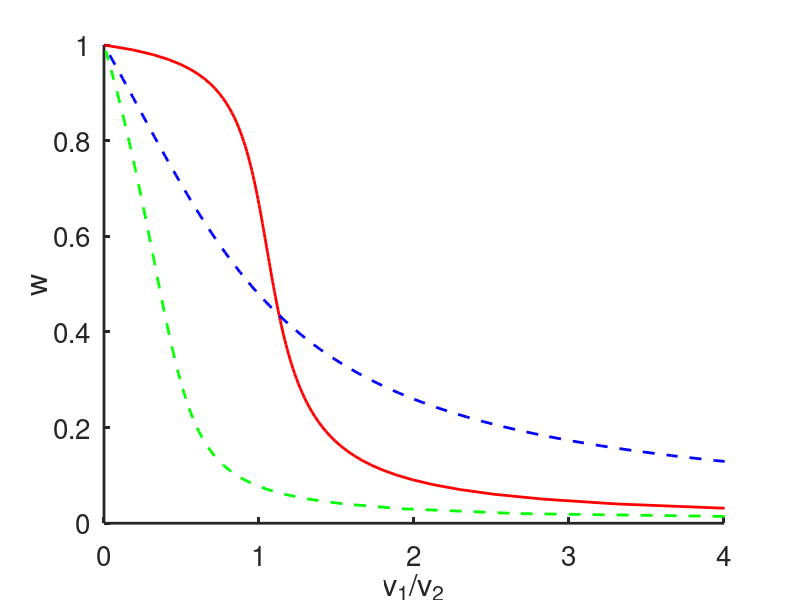

Recreate this plot in MATLAB.
%-------------------------------------------------------------------

% Matlab code for plotting Goldbeter-Koshland functions.

% For Chapter 1, Fig. 1.6 of
% Keener and Sneyd, Mathematical Physiology, 3rd Edition, Springer.

% Written by James Keener and James Sneyd

%-------------------------------------------------------------------

close all
clear all
clc

set(0,                           ...
   'defaultaxesfontsize', 20,   ...
   'defaultaxeslinewidth', 2.0, ...
   'defaultlinelinewidth', 2.0, ...
   'defaultpatchlinewidth', 0.7);

w = linspace(0,1,100);
K1 = 0.1; K2 = 0.05;
vrat = (1-w).*(K1+w)./((w.*(K2+1-w)));
plot(vrat,w,'r','LineWidth',2)
hold on
xlim([0,4])

K1 = 1.1; K2 = 1.2;
vrat = (1-w).*(K1+w)./((w.*(K2+1-w)));
plot(vrat,w,'--b','LineWidth',2)

K1 = 0.1; K2 = 1.2;
vrat = (1-w).*(K1+w)./((w.*(K2+1-w)));
figure(1)
plot(vrat,w,'--g','LineWidth',2)
box off
xlabel('v_1/v_2')
ylabel('w')
